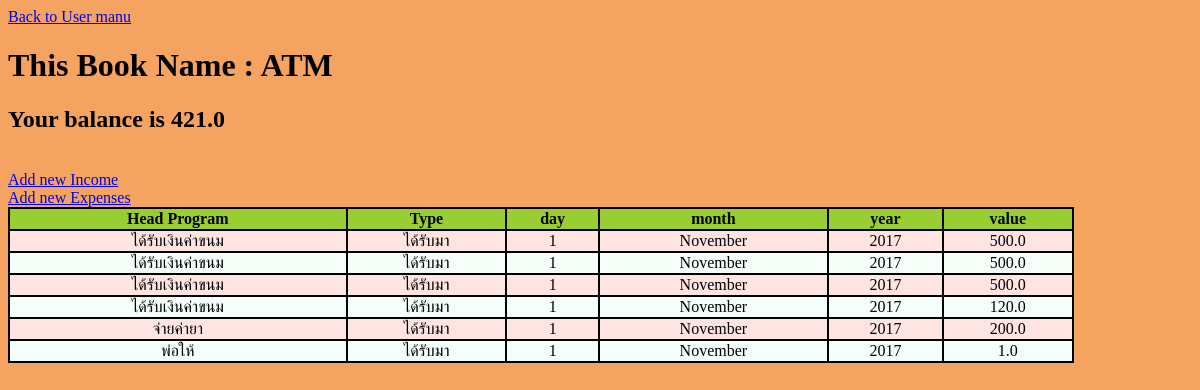
Page /accounting/1/book_detail/ on the earlier database version.
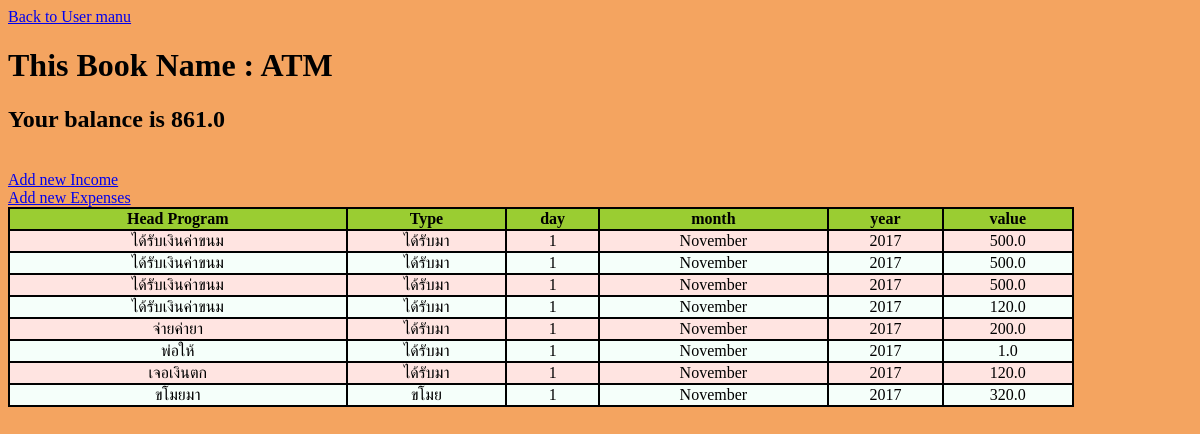
Same page on the later database version.
### accounting/models.py (models this page shows, shortened)
class Pass_book(models.Model):
    user = models.ForeignKey(User, on_delete=models.CASCADE)
    book_name = models.CharField(max_length=60)
    balance = models.FloatField(default=0)
    founded = models.DateTimeField('data founded')

class Program(models.Model):
    pass_book = models.ForeignKey(Pass_book, on_delete=models.CASCADE)
    type_programe = models.ForeignKey(Type_programe, on_delete=models.CASCADE)
    day_published = models.ForeignKey(Day, on_delete=models.CASCADE)
    month_published = models.ForeignKey(Month, on_delete=models.CASCADE)
    year_published = models.ForeignKey(Year, on_delete=models.CASCADE)
    head_program = models.CharField(max_length=70)
    detail = models.CharField(max_length=500)
    value = models.FloatField(default=0)

class Type_programe(models.Model):
    user = models.ForeignKey(User, on_delete=models.CASCADE)
    type_name = models.CharField(max_length=20)
    type_detail = models.CharField(max_length=500)
    type_for = models.CharField(max_length=20, default="income")
    def __str__(self):
        return self.type_name

class Day(models.Model):
    user = models.ForeignKey(User, on_delete=models.CASCADE)
    day = models.IntegerField()
    def __str__(self):
        return str(self.day)

class Month(models.Model):
    user = models.ForeignKey(User, on_delete=models.CASCADE)
    month = models.CharField(max_length=10)
    def __str__(self):
        return self.month

class Year(models.Model):
    user = models.ForeignKey(User, on_delete=models.CASCADE)
    year = models.IntegerField(default=2017) # change later
    def __str__(self):
        return str(self.year)

### accounting/views.py (the view)
# urls.py: url(r'^(?P<pk>[0-9]+)/book_detail/$', views.BookDetail.as_view(), name='book_detail'),
class BookDetail(generic.DetailView):
    model = Pass_book
    template_name = 'accounting/book_detail.html'

### accounting/templates/accounting/book_detail.html (shortened to what this page needs)
<head>
</head>
<body style="background-color:SandyBrown">
<a href="{% url 'accounting:user_book' pk=pass_book.user.id%}">Back to User manu</a>
<h1> This Book Name :  {{pass_book.book_name}} </h1>
<h2> Your balance is {{pass_book.balance}} </h2><br>
<a href="{% url 'accounting:add_income' pk=pass_book.id %}">Add new Income</a><br>
<a href="{% url 'accounting:add_expenses' pk=pass_book.id %}">Add new Expenses</a>
{% if pass_book.program_set.all %}
    <table>
    	<tr>
			<th class="user">Head Program</th>
			<th>Type</th>
			<th>day</th>
			<th>month</th>
			<th>year</th>
			<th>value</th>
		</tr>
	{% for programe in pass_book.program_set.all %}
        <tr>
            <td style="text-align:center">{{programe.head_program}}</td>
            <td style="text-align:center">{{programe.type_programe}}</td>
            <td style="text-align:center">{{programe.day_published}}</td>
            <td style="text-align:center">{{programe.month_published}}</td>
            <td style="text-align:center">{{programe.year_published}}</td>
            <td style="text-align:center">{{programe.value}}</td>
        </tr>
	{% endfor %}
{% else %}
	<h1> none </h1>
{% endif %}
</body>

### accounting/templates/accounting/book_detail.html (style rules this page uses)
th, th.program { border: 2px solid black; background-color: YellowGreen; border-collapse: collapse }
table { width:90%; border: 2px solid black; border-collapse: collapse; }
td { border: 2px solid black; }
tr:nth-child(odd) { background-color: MintCream; }
tr:nth-child(even) { background-color: MistyRose; }

Differences in the rows shown:
changed Pass_book "ATM": balance "421.0" → "861.0"
added Program: head_program "เจอเงินตก", type_programe "ได้รับมา", day_published "1", month_published "November", year_published "2017", value "120.0"
added Program: head_program "ขโมยมา", type_programe "ขโมย", day_published "1", month_published "November", year_published "2017", value "320.0"
